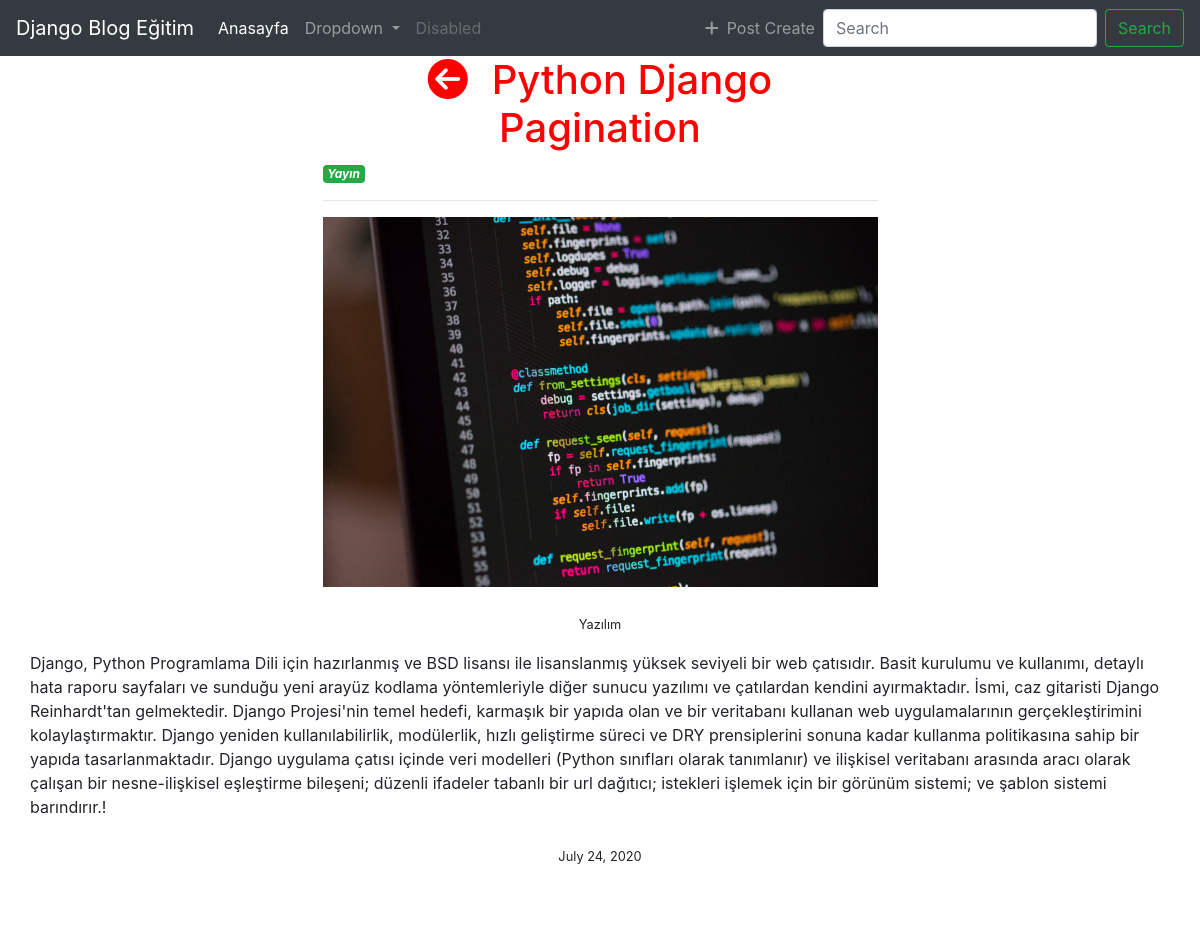
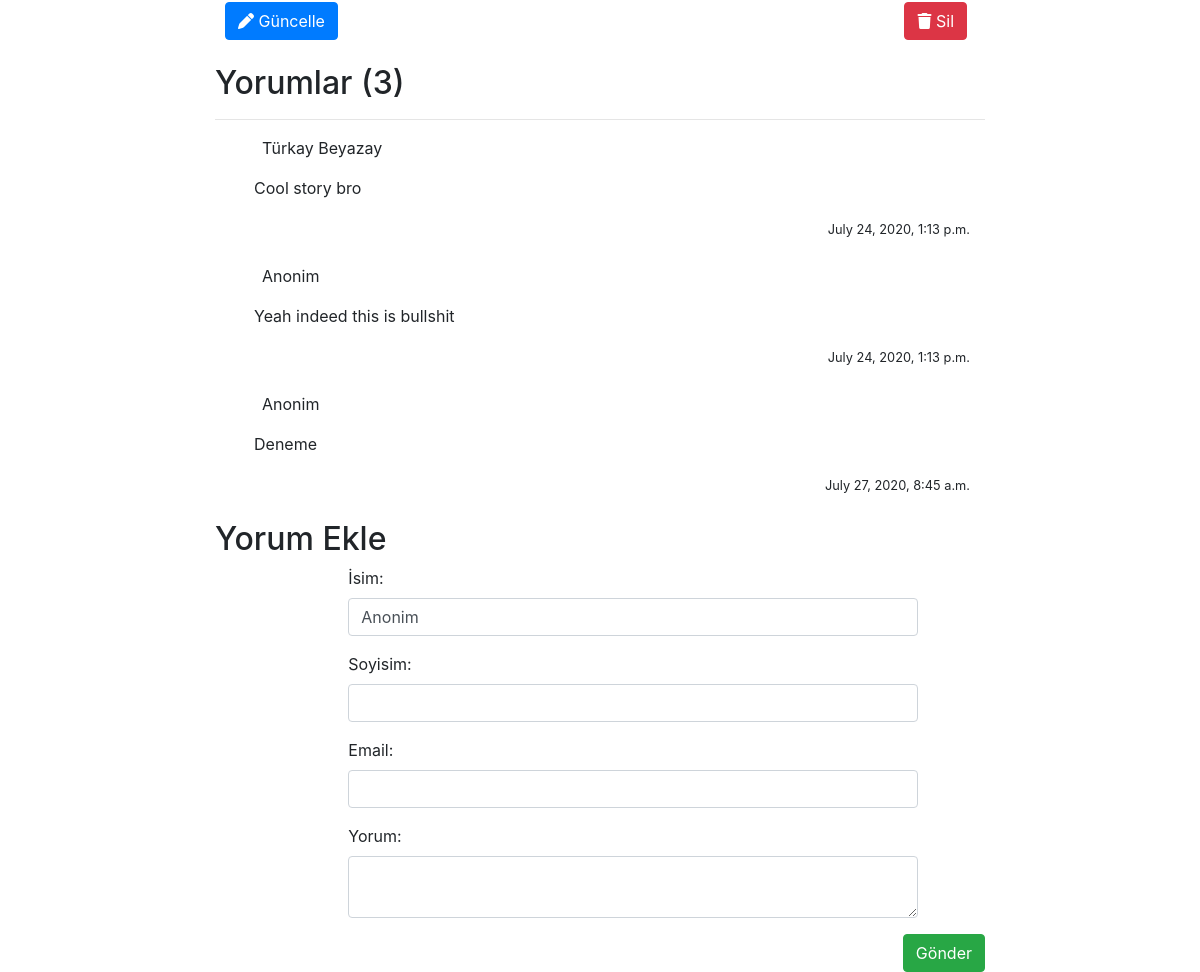
The app's page /detail/python-django-pagination/ with its own data (2 pictures, top to bottom).
### blog/models.py (models this page shows, shortened)
class makale(models.Model):
    PUBLISH_CHOICE = (('hepsi', 'Hepsi'), ('yayin', 'Yayın'), ('taslak', 'Taslak'))
    title = models.CharField(max_length=50, verbose_name="Başlık giriniz :", help_text="Makalenizin başlığını yazınız.", blank=False, null=True)
    file = models.FileField(default='default/default.jpg', verbose_name='Medya Dosyası', upload_to=upload_to, null=True, help_text='Medya dosyanızı ekleyiniz.', blank=True)
    content = RichTextField(max_length=5000, verbose_name="İçerik giriniz :", help_text="Makalenizin içeriğini yazınız.", blank=False, null=True)
    created_date = models.DateField(auto_now_add=True)
    kategori = models.ManyToManyField(to=kategori,blank=True, null=True) #manytomany bağlantısı kurulacak ilişki
    yayin_tipi = models.CharField(choices=PUBLISH_CHOICE, max_length=6, default='yayin')
    slug = models.SlugField(null=True, unique=True, editable=False)
    unique_id = models.CharField(max_length=100, editable=False, null=True)
    def get_yayin_tipi(self):
        if self.yayin_tipi == 'yayin': #makalenin yayin tipi yayin ise
            return '<span class="badge badge-success">{0}</span>'.format(self.get_yayin_tipi_display()) #ilgili alana bunu
        return '<span class="badge badge-danger">{0}</span>'.format(self.get_yayin_tipi_display()) #değil ise bunu
    def get_file(self):
        if self.file:
            return self.file.url
        else:
            return '/media/default/default.jpg'
    def get_post_comment(self):
        return self.comment_set.all()

class kategori(models.Model):
    isim = models.CharField(max_length=30, verbose_name='Kategori İsimi :')
    class Meta:
        verbose_name_plural = 'Kategoriler'
    def __str__(self):
        return self.isim

class comment(models.Model):
    post = models.ForeignKey(makale, null=True, on_delete=models.CASCADE) #post değişkeni altında makale classından ForeignKey çektirdik
    isim = models.CharField(blank=True, null=True, default='Anonim', verbose_name='İsim', max_length=50)
    soyisim = models.CharField(blank=True, null=True, verbose_name='Soyisim', max_length=50)
    email = models.EmailField(blank=True, null=True, verbose_name='Email')
    yorum = RichTextField(null=True, blank=False, verbose_name='Yorum', help_text='Yorumunuzu yazınız...', max_length=500)
    comment_date = models.DateTimeField(auto_now_add=True, null=True)
    class Meta:
        verbose_name_plural = 'Yorumlar' #admin panelinde görülecek isim

### blog/views.py (the view)
# urls.py: url(r'^detail/(?P<slug>[-\w]+)/$', post_detail, name='detail'),
def post_detail(request, slug): #slug parametresini istedik
    form = CommentForm()
    article = get_object_or_404(makale, slug=slug) #article değişkenine makalenin sluglaştırılmış title'ını tutturduk
    return render(request, 'blog/post-detail.html', context={'makale': article, 'form': form}) #makale objesine article'i attık ve post-list.html'den argument olarak çektik

### blog/forms.py
class CommentForm(forms.ModelForm):
    class Meta:
        model = comment
        fields = ['isim', 'soyisim', 'email', 'yorum']
    def __init__(self, *args, **kwargs):
        super(CommentForm, self).__init__(*args, **kwargs)
        for field in self.fields:
            self.fields[field].widget.attrs = {'class': 'form-control'}

### templates/blog/post-detail.html (shortened to what this page needs)
{% extends 'base.html' %}
{% block content %}
<div class="row">
    <div class="col-lg-12">
        <div class="col-lg-6 offset-lg-3">
            <h1 class="text-center"><a href="{% url 'post-list' %}"><i class="fas fa-arrow-circle-left pr-4"></i></a>{{ makale.title }}</h1>
            <i>{{ makale.get_yayin_tipi|safe }}</i>
            <hr>
        </div>
        {% if makale.get_file %}
            <div class="col-lg-6 offset-lg-3">
                <img src="{{ makale.get_file }}" class="img-fluid max-width:100%" alt="">
            </div>
        {% endif %}
        <div class="col-lg-12">
            <p class="mt-4 text-center"><small>{{ makale.kategori.all|join:',' }}</small></p>
            <p class="text-center mt-2">{{ makale.content|safe }}</p>
        </div>
        <div class="col-lg-8 offset-lg-2">
            <p class="mt-4 text-center"><small>{{ makale.created_date }}</small></p>
            <br>
            <a class="float-left btn btn-primary mr-2 mt-4" href="{% url 'update' makale.slug %}"><i class="fas fa-pen"></i> Güncelle</a>
            <a class="float-right btn btn-danger mr-2 mt-4" href="{% url 'delete' makale.slug %}"><i class="fas fa-trash"></i> Sil</a>
        </div>
    </div>
</div>
<div class="row">
    <div class="col-lg-8 offset-lg-2">
        <h2 class="page-header mt-4">Yorumlar ({{ makale.get_post_comment|length }})</h2>
        <hr>
    </div>
    {% for comment in makale.get_post_comment %}
    <div class="col-lg-8 offset-lg-2">
        <div class="box mb-4 ml-4">
            <div class="col-lg-12">
                <p class="ml-2">{{ comment.isim }} {% if comment.soyisim %} {{ comment.soyisim }} {% endif %}</p>
                <p>{{ comment.yorum|safe }}</p>
                <p class="text-right"><small>{{ comment.comment_date }}</small></p>
            </div>
        </div>
    </div>
    {% endfor %}
</div>
<div class="row">
    <div class="col-lg-8 offset-lg-2">
        <h2 class="page-header">Yorum Ekle</h2>
        <form action="{% url 'comment_add' makale.slug %}" method="post">
            {% for field in form %}
                <div class="row">
                    <div class="col-lg-9 offset-lg-2">
                        <div class="form-group">
                            {{ field.label_tag}}
                            {{ field }}
                        </div>
                    </div>
                </div>
            {% endfor %}
            <div class="row">
                <div class="col-lg-12 d-flex justify-content-end">
                    <input type="submit" value="Gönder" class="btn btn-success ">
                </div>
            </div>
        </form>
    </div>
</div>
{% endblock %}

### static-root/css/base.css (style rules this page uses)
h1 { color: red; }
.fa-arrow-circle-left { color: red; }

### records on screen
makale: title "Python Django Pagination", get_yayin_tipi "Yayın", get_file (placeholder picture), kategori.all "Yazılım", content "Django, Python Programlama Dili için hazırlanmış ve BSD lisansı ile lisanslanmış yüksek seviyeli bir web çatısıdır. Basit kurulumu ve kullanımı, detaylı hata raporu sayfaları ve sunduğu yeni arayüz kodlama yöntemleriyle diğer sunucu yazılımı ve çatılardan kendini ayırmaktadır. İsmi, caz gitaristi Django Reinhardt'tan gelmektedir. Django Projesi'nin temel hedefi, karmaşık bir yapıda olan ve bir veritabanı kullanan web uygulamalarının gerçekleştirimini kolaylaştırmaktır. Django yeniden kullanılabilirlik, modülerlik, hızlı geliştirme süreci ve DRY prensiplerini sonuna kadar kullanma politikasına sahip bir yapıda tasarlanmaktadır. Django uygulama çatısı içinde veri modelleri (Python sınıfları…", created_date "July 24, 2020", get_post_comment|length "3"
comment: isim "Türkay", soyisim "Beyazay", yorum "Cool story bro", comment_date "July 24, 2020, 1:13 p.m."
comment: isim "Anonim", yorum "Yeah indeed this is bullshit", comment_date "July 24, 2020, 1:13 p.m."
comment: isim "Anonim", yorum "Deneme", comment_date "July 27, 2020, 8:45 a.m."

### other values on screen
{{ field.label_tag }} "İsim:" "Soyisim:" "Email:" "Yorum:"
